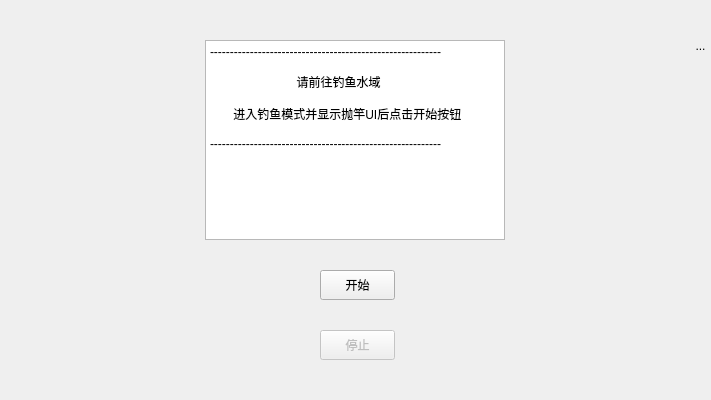
<?xml version="1.0" encoding="UTF-8"?>
<ui version="4.0">
 <class>Form</class>
 <widget class="QWidget" name="Form">
  <property name="geometry">
   <rect>
    <x>0</x>
    <y>0</y>
    <width>711</width>
    <height>400</height>
   </rect>
  </property>
  <property name="maximumSize">
   <size>
    <width>16777215</width>
    <height>16777215</height>
   </size>
  </property>
  <property name="sizeIncrement">
   <size>
    <width>13767</width>
    <height>13767</height>
   </size>
  </property>
  <property name="windowTitle">
   <string>钓鱼</string>
  </property>
  <property name="windowIcon">
   <iconset>
    <normaloff>resources/Icon1.ico</normaloff>resources/Icon1.ico</iconset>
  </property>
  <property name="autoFillBackground">
   <bool>false</bool>
  </property>
  <widget class="QLabel" name="bgLabel">
   <property name="geometry">
    <rect>
     <x>2</x>
     <y>0</y>
     <width>711</width>
     <height>400</height>
    </rect>
   </property>
   <property name="accessibleDescription">
    <string>11111</string>
   </property>
   <property name="autoFillBackground">
    <bool>true</bool>
   </property>
   <property name="text">
    <string/>
   </property>
   <property name="scaledContents">
    <bool>true</bool>
   </property>
  </widget>
  <widget class="QPushButton" name="start_button">
   <property name="geometry">
    <rect>
     <x>320</x>
     <y>270</y>
     <width>75</width>
     <height>30</height>
    </rect>
   </property>
   <property name="text">
    <string>开始</string>
   </property>
   <property name="autoDefault">
    <bool>false</bool>
   </property>
  </widget>
  <widget class="QPushButton" name="stop_button">
   <property name="enabled">
    <bool>false</bool>
   </property>
   <property name="geometry">
    <rect>
     <x>320</x>
     <y>330</y>
     <width>75</width>
     <height>30</height>
    </rect>
   </property>
   <property name="text">
    <string>停止</string>
   </property>
  </widget>
  <widget class="QPlainTextEdit" name="operationText">
   <property name="enabled">
    <bool>true</bool>
   </property>
   <property name="geometry">
    <rect>
     <x>205</x>
     <y>40</y>
     <width>300</width>
     <height>200</height>
    </rect>
   </property>
   <property name="verticalScrollBarPolicy">
    <enum>Qt::ScrollBarAlwaysOff</enum>
   </property>
   <property name="readOnly">
    <bool>true</bool>
   </property>
   <property name="plainText">
    <string>----------------------------------------------------------

	  请前往钓鱼水域

       进入钓鱼模式并显示抛竿UI后点击开始按钮

----------------------------------------------------------</string>
   </property>
  </widget>
  <widget class="QToolButton" name="setting_toolButton">
   <property name="geometry">
    <rect>
     <x>685</x>
     <y>30</y>
     <width>31</width>
     <height>31</height>
    </rect>
   </property>
   <property name="text">
    <string>...</string>
   </property>
   <property name="icon">
    <iconset>
     <normaloff>resources/tools_icon.png</normaloff>
     <normalon>resources/tools_icon.png</normalon>resources/tools_icon.png</iconset>
   </property>
   <property name="iconSize">
    <size>
     <width>16</width>
     <height>16</height>
    </size>
   </property>
   <property name="autoRaise">
    <bool>true</bool>
   </property>
  </widget>
 </widget>
 <resources/>
 <connections/>
</ui>
